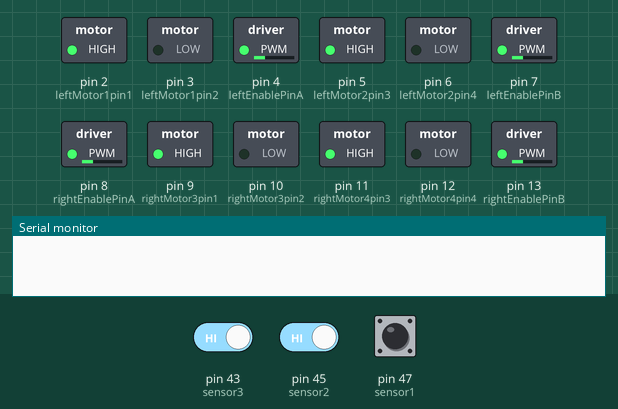
Bench run of a sketch on a simulated Arduino Mega 2560, built with avr-gcc and run on an emulated ATmega2560. On the bench: switched loads named in the sketch (green lamp = pin HIGH), the last lines printed to the serial monitor. Dashed ring = blinking. The test bench sets the inputs (shaded band); at power-on: pin 43 (sensor3) HIGH, pin 45 (sensor2) HIGH, pin 47 (sensor1) HIGH.

Above: at 1.2 s.
1.3 s: pin 43 (sensor3) driven LOW and pin 45 (sensor2) driven LOW
At 2.5 s:
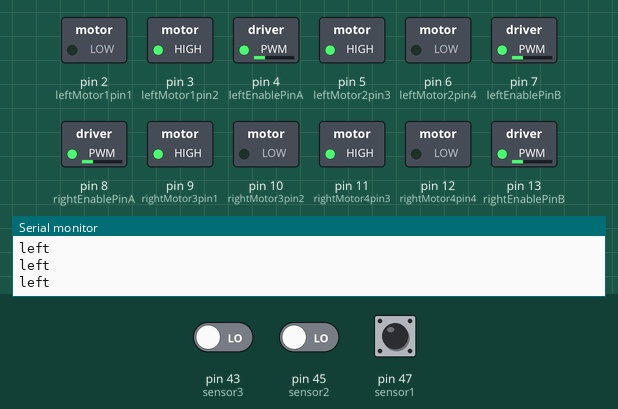
2.8 s: pin 47 (sensor1) driven LOW
At 4.0 s:
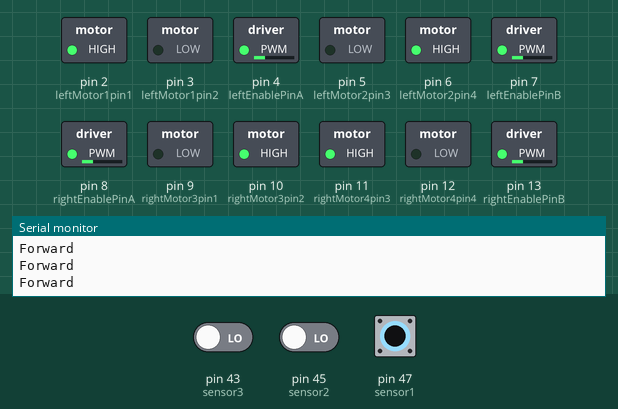
4.3 s: pin 43 (sensor3) driven HIGH
At 5.1 s:
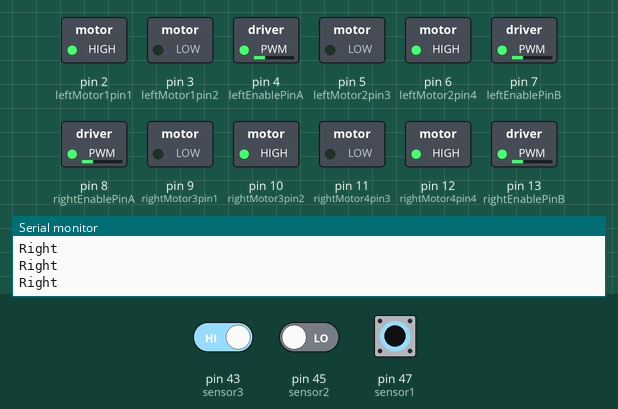
5.8 s: pin 43 (sensor3) driven LOW
At 6.3 s:
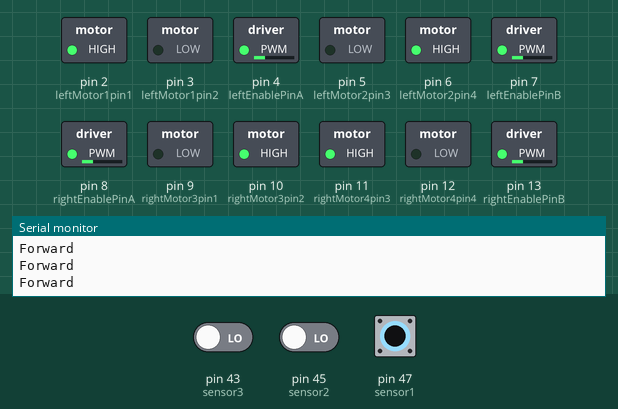
8.8 s: pin 47 (sensor1) driven HIGH
At 9.8 s:
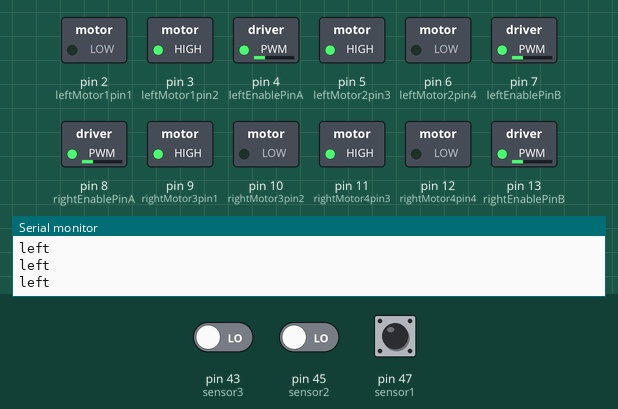
10.3 s: pin 47 (sensor1) pulsed LOW 5 times (0.12 s each, 0.3 s apart)
At 10.52 s:
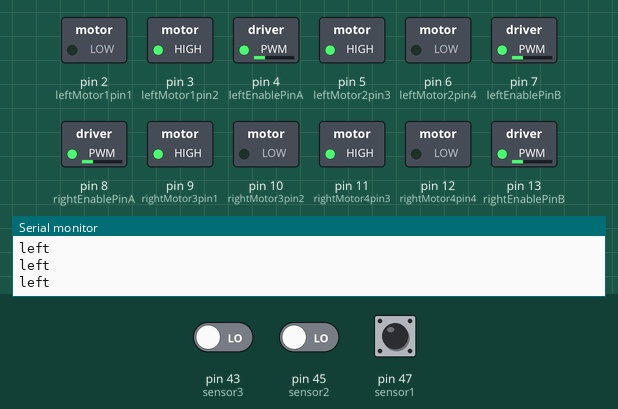
Timing chart, 0 to 13.3 s (numbered marks = the images above; inputs shaded):
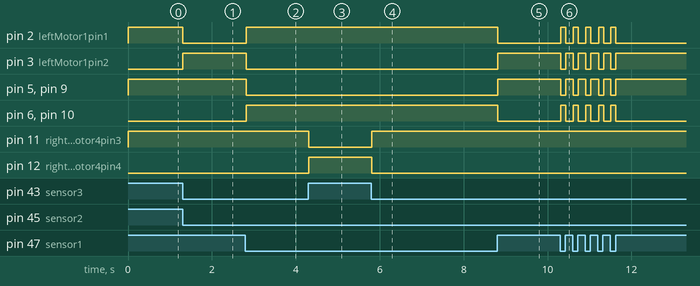

The sketch:

Line_final.ino
```cpp
// Define IR sensor pins
const int sensor1 = 47;
const int sensor2 = 45;
const int sensor3 = 43;

// Define motor driver pins
// motor 1
int leftMotor1pin1 = 2;
int leftMotor1pin2 = 3;
int leftEnablePinA = 4;
//motor 2
int leftMotor2pin3 = 5;
int leftMotor2pin4 = 6;
int leftEnablePinB =7;
//motor 3
int rightMotor3pin1 = 9;
int rightMotor3pin2 = 10;
int rightEnablePinA =8;
//motor 4
int rightMotor4pin3 = 11;
int rightMotor4pin4 = 12;
int rightEnablePinB =13;

// Define motor speed
const int motorSpeed = 70;

void setup() {
  // Configure sensor pins as inputs
  pinMode(sensor1, INPUT);
  pinMode(sensor2, INPUT);
  pinMode(sensor3, INPUT);

  Serial.begin(9600);

  // Configure motor driver pins as outputs
  pinMode(leftMotor1pin1, OUTPUT);
  pinMode(leftMotor1pin2, OUTPUT);
  pinMode(leftEnablePinA, OUTPUT);

  pinMode(leftMotor2pin3, OUTPUT);
  pinMode(leftMotor2pin4, OUTPUT);
  pinMode(leftEnablePinB, OUTPUT);

  pinMode(rightMotor3pin1, OUTPUT);
  pinMode(rightMotor3pin2, OUTPUT);
  pinMode(rightEnablePinA, OUTPUT);

  pinMode(rightMotor4pin3, OUTPUT);
  pinMode(rightMotor4pin4, OUTPUT);
  pinMode(rightEnablePinB, OUTPUT);

  // Set initial motor direction
  digitalWrite(leftMotor1pin1, HIGH);
  digitalWrite(leftMotor1pin2, LOW);

  digitalWrite(leftMotor2pin3, HIGH);
  digitalWrite(leftMotor2pin4, LOW);

  digitalWrite(rightMotor3pin1, HIGH);
  digitalWrite(rightMotor3pin2, LOW);

  digitalWrite(rightMotor4pin3, HIGH);
  digitalWrite(rightMotor4pin4, LOW);

  // Start motor
  analogWrite(leftEnablePinA, motorSpeed);
  analogWrite(leftEnablePinB, motorSpeed);
  analogWrite(rightEnablePinA, motorSpeed);
  analogWrite(rightEnablePinB, motorSpeed);
}

void loop() {
  // Read sensor values
  int sensor1Value = digitalRead(sensor1);
  int sensor2Value = digitalRead(sensor2);
  int sensor3Value = digitalRead(sensor3);

  // Line following logic
  if (sensor1Value == LOW && sensor2Value == LOW && sensor3Value == LOW) {
    // Move forward if the middle sensor detects the line
    Serial.println("Forward");
    digitalWrite(leftMotor1pin1, HIGH);
    digitalWrite(leftMotor1pin2, LOW);

    digitalWrite(leftMotor2pin3, LOW);
    digitalWrite(leftMotor2pin4, HIGH);

    digitalWrite(rightMotor3pin1, LOW);
    digitalWrite(rightMotor3pin2, HIGH);

    digitalWrite(rightMotor4pin3, HIGH);
    digitalWrite(rightMotor4pin4, LOW);

  }
  else if (sensor1Value == LOW && sensor2Value == HIGH && sensor3Value == LOW) {
    // Move forward if the middle sensor detects the line
    Serial.println("Forward");
    digitalWrite(leftMotor1pin1, HIGH);
    digitalWrite(leftMotor1pin2, LOW);

    digitalWrite(leftMotor2pin3, LOW);
    digitalWrite(leftMotor2pin4, HIGH);

    digitalWrite(rightMotor3pin1, LOW);
    digitalWrite(rightMotor3pin2, HIGH);

    digitalWrite(rightMotor4pin3, HIGH);
    digitalWrite(rightMotor4pin4, LOW);

  } else if (sensor1Value == HIGH && sensor2Value == LOW && sensor3Value == LOW) {
    // Turn left if the left sensor detects the line
    Serial.println("left");
    digitalWrite(leftMotor1pin1, LOW);
    digitalWrite(leftMotor1pin2, HIGH);

    digitalWrite(leftMotor2pin3, HIGH);
    digitalWrite(leftMotor2pin4, LOW);

    digitalWrite(rightMotor3pin1, HIGH);
    digitalWrite(rightMotor3pin2, LOW);

    digitalWrite(rightMotor4pin3, HIGH);
    digitalWrite(rightMotor4pin4, LOW);

  } else if (sensor1Value == LOW && sensor2Value == LOW && sensor3Value == HIGH) {
    // Turn right if the right sensor detects the line
    Serial.println("Right");
    digitalWrite(leftMotor1pin1, HIGH);
    digitalWrite(leftMotor1pin2, LOW);

    digitalWrite(leftMotor2pin3, LOW);
    digitalWrite(leftMotor2pin4, HIGH);

    digitalWrite(rightMotor3pin1, LOW);
    digitalWrite(rightMotor3pin2, HIGH);

    digitalWrite(rightMotor4pin3, LOW);
    digitalWrite(rightMotor4pin4, HIGH);
  }
}
```

Measured:
- after the input at 1.3 s, pin 2 (leftMotor1pin1): HIGH → LOW at once; pin 3 (leftMotor1pin2): LOW → HIGH at once
- after the input at 2.8 s, pin 2 (leftMotor1pin1), pin 6 (leftMotor2pin4), pin 10 (rightMotor3pin2): LOW → HIGH at once; pin 3 (leftMotor1pin2), pin 5 (leftMotor2pin3), pin 9 (rightMotor3pin1): HIGH → LOW at once
- after the input at 4.3 s, pin 11 (rightMotor4pin3): HIGH → LOW at once; pin 12 (rightMotor4pin4): LOW → HIGH at once
- after the input at 5.8 s, pin 11 (rightMotor4pin3): LOW → HIGH at once; pin 12 (rightMotor4pin4): HIGH → LOW at once
- after the input at 8.8 s, pin 2 (leftMotor1pin1), pin 6 (leftMotor2pin4), pin 10 (rightMotor3pin2): HIGH → LOW at once; pin 3 (leftMotor1pin2), pin 5 (leftMotor2pin3), pin 9 (rightMotor3pin1): LOW → HIGH at once
- after the input at 10.3 s, pin 2 (leftMotor1pin1): alternates HIGH for 0.12 s and LOW for 0.18 s, 10 changes in all, then stays LOW, starting at once; pin 3 (leftMotor1pin2): alternates HIGH for 0.18 s and LOW for 0.12 s, 10 changes in all, then stays HIGH, starting at once
